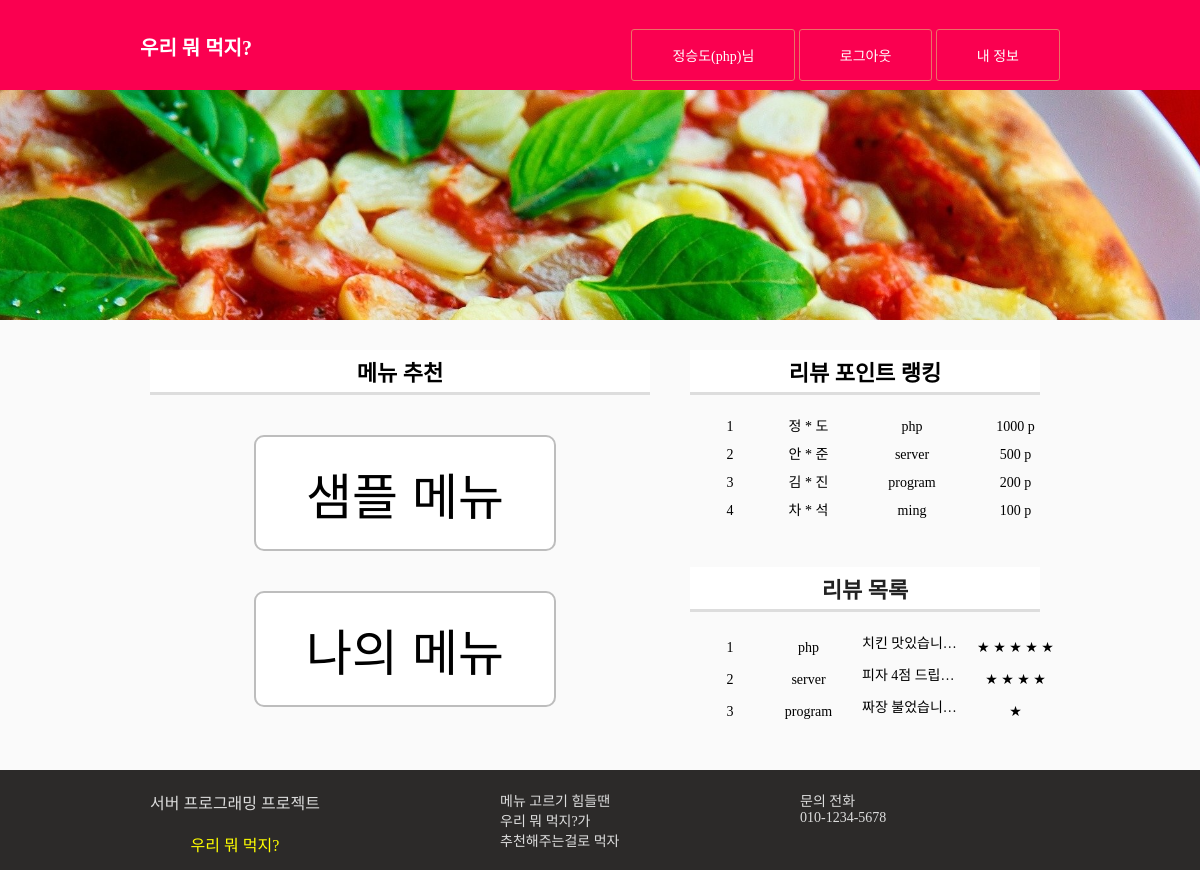
/index.php (signed in), run on the app's committed database.
### tables this page shows
create table members (
    num int not null auto_increment,
    id char(15) not null,
    pass char(15) not null,
    name char(10) not null,
    point int(10),
    primary key(num)
);

create table review(
  num int(10) not null auto_increment primary key,
  id char(15) not null,
  name char(10) not null,
  regist_day char(20) not null,
  rating int(10) not null,
  content text not null,
  file_name char(40),
  file_type char(40),
  file_copied char(40)
);

### main.php (the view, shortened to what this page needs)
<div id="main_img_bar">
</div>
<div id="main_content">
    <div id="menu">
        <h4>메뉴 추천</h4>
        <div><input type="button" id="menu_btn" value ="샘플 메뉴" onclick="location.href='sample_list.php?food=none'"></div>
<?php
    if($userid){
?>
        <div><input type="button" id="menu_btn" value="나의 메뉴" onclick="location.href='custom_list.php?food=none'"></div>
<?php
    }
?>
    </div>
        <div id="review_rank">
            <h4>리뷰 포인트 랭킹</h4>
            <ul>
<?php
    $rank = 1;
    $con = mysqli_connect("localhost:3307", "root", "", "project");
    $sql = "select * from members order by point desc limit 5";
    $result = mysqli_query($con, $sql);
    if (!$result)
        echo "회원 DB 테이블(members)이 생성 전이거나 아직 가입된 회원이 없습니다!";
    else
    {
        while( $row = mysqli_fetch_array($result) )
        {
            $name  = $row["name"];
            $id    = $row["id"];
            $point = $row["point"];
            $name = mb_substr($name, 0, 1)." * ".mb_substr($name, 2, 1);
?>
                <li>
                    <span><?=$rank?></span>
                    <span><?=$name?></span>
                    <span><?=$id?></span>
                    <span><?=$point?> p</span>
                </li>
<?php
            $rank++;
        }
    }
?>
            </ul><br><br><br>
            <h4><a href="review_list.php">리뷰 목록</a></h4>
            <ul>
<?php
    $review_num = 1;
    $sql = "select * from review order by num desc limit 5";
    $result = mysqli_query($con, $sql);
    if (!$result)
        echo "review 테이블이 생성 전이거나 아직 작성된 리뷰가 없습니다!";
    else {
        while( $row = mysqli_fetch_array($result) ){
            $id  = $row["id"];
            $content = $row["content"];
            $rating = $row["rating"];
?>
                <li>
                    <span><?=$review_num?></span>
                    <span><?=$id?></span>
                    <span>
                        <div id="review_rank_content">
                            <?=$content?>
                        </div>
                    </span>
                    <span>
<?php
                    while($rating > 0){
?>
                        ★
<?php
                    $rating--;
                    }
?>
                    </span>
                </li>
<?php
            $review_num++;
        }
    }
?>
            </ul>
        </div>
</div>

### css/common.css (style rules this page uses)
* { padding: 0; margin: 0; }
body { font-family: "굴림"; font-size: 14px; }
ul { list-style-type: none; }
a { display: inline-block; text-decoration: none; }
a:link { text-decoration:none; color: #222222; }
#main_img_bar { height: 230px; text-align: center; background-color: #ffffff; background-image: url("./img/pizza.jpg") ; background-position: center; background-size: cover; background-repeat: no-repeat; }

### css/main.css (style rules this page uses)
#main_content { position: relative; width: 1000px; height: 450px; margin: 0 auto; }
#menu { position: absolute; top: 30px; left: 50px; text-align: center; }
#menu h4 { width: 500px; font-size: 22px; padding-top: 5px; padding-bottom: 5px; border-bottom: solid 3px #dddddd; background-color: white; }
#menu_btn { margin: 40px 0px 0px 10px; font-size: 50px; background-color: #ffffff; color: #000000; border: 2pt solid; border-radius: 10px; border-color: #BDBDBD; padding: 20px 50px 20px 50px; }
#review_rank { position: absolute; top: 30px; left: 590px; text-align: center; }
#review_rank h4 { width: 350px; font-size: 22px; padding-top: 5px; padding-bottom: 5px; border-bottom: solid 3px #dddddd; background-color: white; }
#review_rank ul { margin-top: 20px; }
#review_rank li { margin-top: 8px; margin-left: 15px; }
#review_rank span { display: inline-block; }
#review_rank span:nth-child(1) { width: 50px; }
#review_rank span:nth-child(2) { width: 100px; }
#review_rank span:nth-child(3) { width: 100px; }
#review_rank span:nth-child(4) { width: 100px; }
#review_rank_content { overflow: hidden; text-overflow: ellipsis ; white-space: nowrap; }

### data on the page
members: name "정 * 도", id "php", point "1000"
members: name "안 * 준", id "server", point "500"
members: name "김 * 진", id "program", point "200"
members: name "차 * 석", id "ming", point "100"
review: id "php", content "치킨 맛있습니…", rating 5 (drawn)
review: id "server", content "피자 4점 드립…", rating 4 (drawn)
review: id "program", content "짜장 불었습니…", rating 1 (drawn)

### other printed values
$logged "정승도(php)님"
